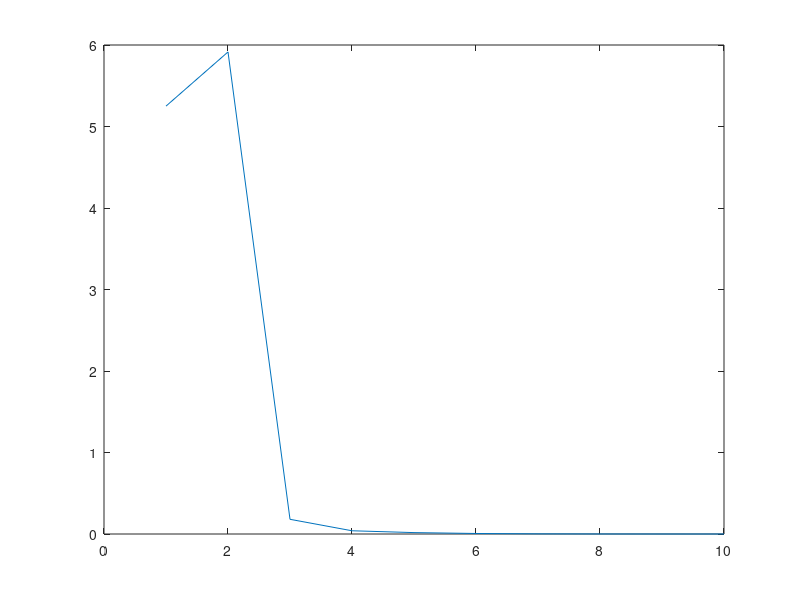

MATLAB code to generate this figure:
%svfd
%state variable feedback design
%exam2_a Jieneng Yang
clf, clear

A=[0.7 -0.2 0 0.3;0 0.8 0.3 -0.4;-0.1 0.3 0 -0.2;0.2 -0.2 0.9 0.8];
b=[0.11; -0.04; 0.08;0];
c=[0.5 -2 0 3];
d=0;
ii = sqrt(-1);
xhat = zeros(4,10);
dp2 = [0.5 0.3 0.1 0.05];
x = zeros(4,10);
x(:,1) = [2; -0.5; 0;-1];
xhat(:,1) = [0;0;0;0];
xerr = x - xhat;
xtx = zeros(1,10);
xtx(1) = xerr(:,1)' * xerr(:,1);
u = [0.5 * ones(1,3) ones(1,10)];

l = place(A',c',dp2)'
for i = 1:8
    xerr(:,i+1) = (A - l*c)* xerr(:,i);
    xtx(i+1) = xerr(:,i+1)' * xerr(:,i+1);
end

figure(1)
plot(xtx)